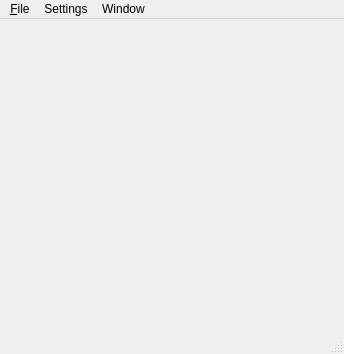
<?xml version="1.0" encoding="UTF-8"?>
<ui version="4.0">
 <class>MainWindow</class>
 <widget class="QMainWindow" name="MainWindow">
  <property name="geometry">
   <rect>
    <x>0</x>
    <y>0</y>
    <width>344</width>
    <height>354</height>
   </rect>
  </property>
  <property name="windowTitle">
   <string>Expressions</string>
  </property>
  <widget class="QWidget" name="centralwidget"/>
  <widget class="QMenuBar" name="menubar">
   <property name="geometry">
    <rect>
     <x>0</x>
     <y>0</y>
     <width>344</width>
     <height>20</height>
    </rect>
   </property>
   <widget class="QMenu" name="menu_File">
    <property name="title">
     <string>&amp;File</string>
    </property>
    <addaction name="action_New"/>
    <addaction name="action_Open"/>
    <addaction name="separator"/>
    <addaction name="action_Save"/>
    <addaction name="actionSave_as"/>
    <addaction name="separator"/>
    <addaction name="actionCollapse_all"/>
    <addaction name="actionExpand_all"/>
    <addaction name="actionNew_group"/>
    <addaction name="separator"/>
    <addaction name="actionConnect_DDB"/>
    <addaction name="actionHelp"/>
    <addaction name="action_Find"/>
    <addaction name="actionQuit"/>
   </widget>
   <widget class="QMenu" name="menuWindow">
    <property name="title">
     <string>Window</string>
    </property>
    <addaction name="actionBuilder"/>
    <addaction name="actionIcons"/>
   </widget>
   <widget class="QMenu" name="menuSettings">
    <property name="title">
     <string>Settings</string>
    </property>
    <addaction name="actionFont"/>
    <addaction name="actionIcon32"/>
    <addaction name="actionIcon24"/>
    <addaction name="actionIcon16"/>
    <addaction name="actionFixed_text_layout"/>
    <addaction name="actionFlow_text_layout"/>
    <addaction name="actionAttach_toolbox"/>
    <addaction name="actionDropzone_max_width"/>
    <addaction name="actionDropzone_short_size"/>
   </widget>
   <addaction name="menu_File"/>
   <addaction name="menuSettings"/>
   <addaction name="menuWindow"/>
  </widget>
  <widget class="QStatusBar" name="statusbar"/>
  <action name="action_New">
   <property name="text">
    <string>&amp;New</string>
   </property>
   <property name="shortcut">
    <string>Ctrl+N</string>
   </property>
  </action>
  <action name="action_Open">
   <property name="text">
    <string>&amp;Open...</string>
   </property>
   <property name="shortcut">
    <string>Ctrl+O</string>
   </property>
  </action>
  <action name="action_Save">
   <property name="text">
    <string>&amp;Save</string>
   </property>
   <property name="shortcut">
    <string>Ctrl+S</string>
   </property>
  </action>
  <action name="actionSave_as">
   <property name="text">
    <string>Save &amp;as...</string>
   </property>
  </action>
  <action name="actionHelp">
   <property name="text">
    <string>Help</string>
   </property>
  </action>
  <action name="actionBuilder">
   <property name="text">
    <string>Builder</string>
   </property>
  </action>
  <action name="actionIcons">
   <property name="text">
    <string>Icons</string>
   </property>
  </action>
  <action name="actionFont">
   <property name="text">
    <string>Font...</string>
   </property>
  </action>
  <action name="actionIcon32">
   <property name="text">
    <string>Icon32</string>
   </property>
  </action>
  <action name="actionIcon24">
   <property name="text">
    <string>Icon24</string>
   </property>
  </action>
  <action name="actionIcon16">
   <property name="text">
    <string>Icon16</string>
   </property>
  </action>
  <action name="action_Find">
   <property name="text">
    <string>&amp;Find</string>
   </property>
   <property name="shortcut">
    <string>Ctrl+F</string>
   </property>
  </action>
  <action name="actionNew_group">
   <property name="text">
    <string>New group...</string>
   </property>
  </action>
  <action name="actionQuit">
   <property name="text">
    <string>Quit</string>
   </property>
  </action>
  <action name="actionCollapse_all">
   <property name="text">
    <string>Collapse all</string>
   </property>
  </action>
  <action name="actionExpand_all">
   <property name="text">
    <string>Expand all</string>
   </property>
  </action>
  <action name="actionFixed_text_layout">
   <property name="text">
    <string>Fixed text layout...</string>
   </property>
  </action>
  <action name="actionFlow_text_layout">
   <property name="text">
    <string>Flow text layout</string>
   </property>
  </action>
  <action name="actionAttach_toolbox">
   <property name="text">
    <string>Attach toolbox</string>
   </property>
  </action>
  <action name="actionDropzone_max_width">
   <property name="text">
    <string>dropzone max width...</string>
   </property>
  </action>
  <action name="actionDropzone_short_size">
   <property name="text">
    <string>dropzone short size...</string>
   </property>
  </action>
  <action name="actionConnect_DDB">
   <property name="text">
    <string>Connect DDB</string>
   </property>
  </action>
 </widget>
 <resources/>
 <connections/>
</ui>
